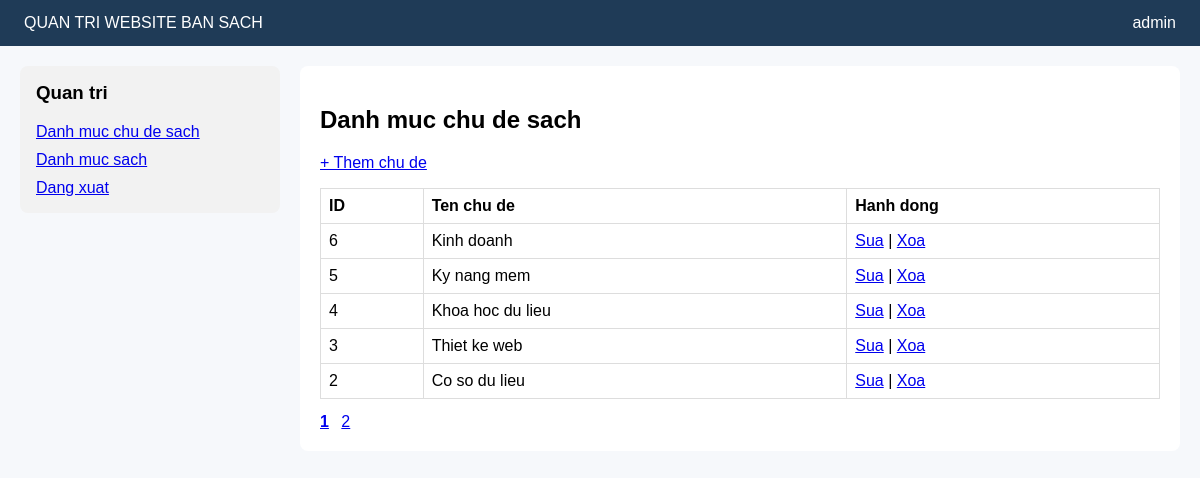
The page /admin/list_subjects.php (signed in) on the database its author committed.
### tables this page shows
CREATE TABLE `tblsubject` (
  `id_subject` INT UNSIGNED NOT NULL AUTO_INCREMENT,
  `name_subject` VARCHAR(120) NOT NULL,
  PRIMARY KEY (`id_subject`)
);

### include/connect.inc.php (called while the page is built, shortened)
<?php
function h($value)
{
    return htmlspecialchars((string) $value, ENT_QUOTES, "UTF-8");
}

### admin/list_subjects.php (the view, shortened to what this page needs)
<?php
require_once __DIR__ . "/../include/connect.inc.php";
$perPage = 5;
$page = max(1, (int) ($_GET["page"] ?? 1));
$offset = ($page - 1) * $perPage;
$totalRow = $conn->query("SELECT COUNT(*) AS total FROM tblsubject")->fetch_assoc();
$total = (int) ($totalRow["total"] ?? 0);
$totalPages = max(1, (int) ceil($total / $perPage));
$stmt = $conn->prepare("SELECT id_subject, name_subject FROM tblsubject ORDER BY id_subject DESC LIMIT ? OFFSET ?");
$stmt->bind_param("ii", $perPage, $offset);
$stmt->execute();
$subjects = $stmt->get_result();
?>
<!doctype html>
<html lang="vi">
<head>
</head>
<body>
    <div class="top">
        <div>QUAN TRI WEBSITE BAN SACH</div>
        <div><?= h($_SESSION["username"]) ?></div>
    </div>
    <div class="wrap">
        <div><?php include __DIR__ . "/../include/left_admin.php"; ?></div>
        <div class="panel">
            <h2>Danh muc chu de sach</h2>
            <p><a href="insert_subject.php">+ Them chu de</a></p>
            <table>
                <thead>
                    <tr>
                        <th>ID</th>
                        <th>Ten chu de</th>
                        <th>Hanh dong</th>
                    </tr>
                </thead>
                <tbody>
                    <?php if ($subjects->num_rows > 0): ?>
                        <?php while ($row = $subjects->fetch_assoc()): ?>
                            <tr>
                                <td><?= (int) $row["id_subject"] ?></td>
                                <td><?= h($row["name_subject"]) ?></td>
                                <td>
                                    <a href="edit_subject.php?id_subject=<?= (int) $row["id_subject"] ?>">Sua</a> |
                                    <a href="del_subject.php?id_subject=<?= (int) $row["id_subject"] ?>"
                                       onclick="return confirm('Ban co chac muon xoa chu de nay?')">Xoa</a>
                                </td>
                            </tr>
                        <?php endwhile; ?>
                    <?php else: ?>
                        <tr><td colspan="3">Chua co du lieu.</td></tr>
                    <?php endif; ?>
                </tbody>
            </table>
            <div class="pagination" style="margin-top:14px;">
                <?php for ($i = 1; $i <= $totalPages; $i++): ?>
                    <a href="?page=<?= $i ?>"><?= $i === $page ? "<b>$i</b>" : $i ?></a>
                <?php endfor; ?>
            </div>
        </div>
    </div>
</body>
</html>

### admin/list_subjects.php (style rules this page uses)
body { margin:0; font-family:Arial,sans-serif; background:#f6f8fb; }
.top { background:#1f3b57; color:#fff; padding:14px 24px; display:flex; justify-content:space-between; }
.wrap { display:grid; grid-template-columns:260px 1fr; gap:20px; padding:20px; }
.panel { background:#fff; border-radius:8px; padding:20px; }
table { width:100%; border-collapse:collapse; }
th, td { border:1px solid #ddd; padding:8px; text-align:left; }
.pagination a { margin-right:8px; }

### rows shown on the page
tblsubject: id_subject "6", name_subject "Kinh doanh"
tblsubject: id_subject "5", name_subject "Ky nang mem"
tblsubject: id_subject "4", name_subject "Khoa hoc du lieu"
tblsubject: id_subject "3", name_subject "Thiet ke web"
tblsubject: id_subject "2", name_subject "Co so du lieu"

### other values the page prints
$_SESSION["username"] "admin"
